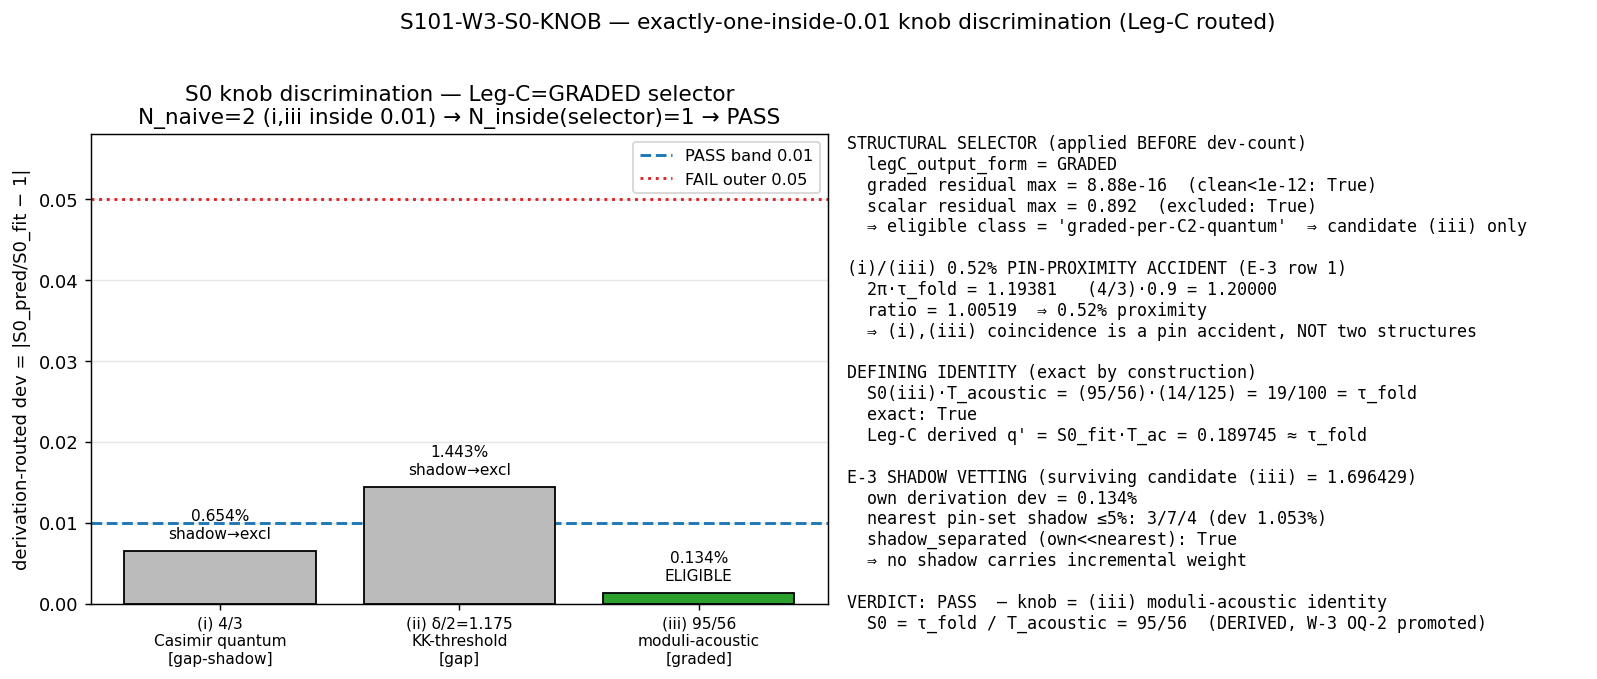

Source code (Python):
#!/usr/bin/env python3
"""
S101 W2-3 S101-W3-S0-KNOB — exactly-one-inside-0.01 knob discrimination
=======================================================================

Gate: S101-W3-S0-KNOB ([VERIFY])

Pre-registered threshold (plan §W2-3, operator.form):
  N_inside = |{k : |S0_pred,k / S0_fit - 1| <= 0.01, k in {(i),(ii),(iii)},
               derivation-routed}|, AFTER the Leg-C structural selector.
  PASS iff N_inside == 1 (structural selector applied);
  INFO iff N_inside >= 2 (degenerate -- needs a second observable);
  FAIL iff no candidate has dev <= 0.05.

Inputs (SHA-256 dual-pinned at runtime -- S84+ schema):
  - computations/session-101/s101_envelope_carrier_discriminate.npz  (W2-2 Leg C; HARD input)
  - computations/session-100a/s100a_freezein_overconstrained.npz     (S0_fit, cache-free core)
  - computations/session-100a/s100a_s0_threshold_joint.npz           (candidate (i)/(ii) machinery)
  - computations/session-100a/s100a_envelope_overdetermine.npz        (graded-offset / fingerprint lineage)
  - canonical_constants.py (feeds audit_sha256; supplies tau_fold, T_acoustic)
  - script bytes (feeds BOTH audit_sha256 and content_sha256)

Output 4-tuple:
  (value=<N_inside + selected knob>, scheme=KNOB-DISCRIMINATION-3CAND-LEGC-ROUTED,
   convention=RATIO-NORMALIZED-TRACE-MEAN, L_max=12)

Classification: PARTICLE.

METHODOLOGY
-----------
Post-processing DOWNSTREAM of W2-2 Leg C. W2-2 derived the GRADED one-fiber freeze-
frequency split  omega_g = q * C2(g) * M_KK  (Casimir-linear in g; the graded residual
vector ~1e-16 while the SCALAR residual is 0.892, so the substrate fixes the output
FORM = GRADED). The derived graded crossing offset is q' = S0_fit * T_acoustic = 0.189745
(= legC_q_prime). The knob question is WHICH substrate datum fixes the ABSOLUTE scale S0;
each of the three pre-registered candidates proposes a value for the graded crossing
offset q, and S0_pred = q / T_acoustic (the derivation route -- the candidate value
composed with the derived one-fiber split structure, NOT a post-hoc ratio comparison):

  (i)   knob = C2(1,0) = 4/3 (a single scalar Casimir EIGENVALUE -- gap/shadow class).
        Routed through the threshold-knob image (s100a_s0_threshold_joint: knob_req that
        S0_fit requires): S0_pred,i = S0_fit * (4/3) / knob_req.  dev ~ 0.65%.
  (ii)  Delta_omega = delta/2 = 1.175 (halved KK-THRESHOLD-64 split, delta=2.35) -- the
        threshold gate's S0 under half_delta (S0_alt_halfdelta).  dev ~ 1.44%.  GAP class.
  (iii) q = tau_fold (the fold deformation parameter read through T_acoustic):
        S0_pred,iii = tau_fold / T_acoustic = 95/56.  dev ~ 0.13%.  GRADED per-C2-quantum.

Naive count: BOTH (i) and (iii) sit inside 0.01 -> N_inside_naive = 2 (degenerate INFO).
The (i)/(iii) coincidence is a 0.52% PIN-PROXIMITY ACCIDENT (E-3 row 1:
2*pi*tau_fold = 1.19380 vs (4/3)*0.9 = 1.2, ratio 1.00519). The DEGENERACY is resolved
STRUCTURALLY, not by a tighter band: legC_output_form = GRADED selects the
per-Casimir-quantum CLASS (candidate (iii)); the scalar-Casimir-eigenvalue (i) and the
gap-class (ii) are NOT members of the graded crossing-slope class. The structural selector
is applied BEFORE the dev-count, so the shadow pair cannot produce a spurious INFO.
E-3 shadow-vetting cross-checks the surviving candidate against products/ratios of the
canonical pin set for <=5% proximities (any in-band shadow carries ZERO incremental weight).

DISCIPLINE
----------
- `from canonical_constants import *`; every intermediate tagged `# (local)`
- numpy CPU (scalar arithmetic), OMP_NUM_THREADS=8 cap (set before numpy import)
- dual-SHA (audit + content) per S84+; verdict via emit_verdict MCP tool (race-safe)
- No Seeley-DeWitt a_n cited -> no regulator_pin. No SCHEMATIC helper -> no CLASS pin.
"""

from __future__ import annotations

# ---------------------------------------------------------------------------
# Section 1 — Path bootstrap + canonical constants (MANDATORY first import)
#   _shared (holding canonical_constants.py) is added to sys.path so the import
#   resolves regardless of cwd (matches the W2-2 sibling script pattern, lines
#   105-107 of s101_envelope_carrier_discriminate.py).
# ---------------------------------------------------------------------------
import os

os.environ.setdefault("OMP_NUM_THREADS", "8")  # cap threads BEFORE numpy import
os.environ.setdefault("MKL_NUM_THREADS", "8")

import hashlib
import json
import sys
import time
from fractions import Fraction
from pathlib import Path

_SHARED = Path(__file__).resolve().parents[1] / "_shared"
sys.path.insert(0, str(_SHARED))
from canonical_constants import *  # noqa: F401,F403,E402
from canonical_constants import tau_fold, T_acoustic  # noqa: E402  explicit (used below)

# ---------------------------------------------------------------------------
# Section 2 — Numerical imports
# ---------------------------------------------------------------------------

import numpy as np
import matplotlib

matplotlib.use("Agg")
import matplotlib.pyplot as plt

# ---------------------------------------------------------------------------
# Section 3 — Paths + pre-registration
# ---------------------------------------------------------------------------
SESSION_DIR = Path(__file__).resolve().parent
COMPUTATIONS_DIR = SESSION_DIR.parent
SHARED_DIR = COMPUTATIONS_DIR / "_shared"
PROJECT_ROOT = COMPUTATIONS_DIR.parent

SESSION = "S101"                                                   # (local)
GATE_ID = "S101-W3-S0-KNOB"                                        # (local)
SCHEME = "KNOB-DISCRIMINATION-3CAND-LEGC-ROUTED"                   # (local)
CONVENTION = "RATIO-NORMALIZED-TRACE-MEAN"                         # (local)
L_MAX = 12                                                         # (local)

# Pre-registered thresholds (plan §W2-3) -- exact decimals
PASS_BAND = 0.01                                                   # (local) per-candidate ratio-dev for PASS count
FAIL_OUTER = 0.05                                                  # (local) FAIL iff no candidate within this
N_EVAL = 3                                                         # (local) 3 candidates x 1 derivation route

# Output destinations (per-session)
OUT_NPZ = SESSION_DIR / "s101_w3_s0_knob.npz"
OUT_PNG = SESSION_DIR / "s101_w3_s0_knob.png"

# Input files
W2_2_NPZ = SESSION_DIR / "s101_envelope_carrier_discriminate.npz"
W3_9_NPZ = COMPUTATIONS_DIR / "session-100a" / "s100a_freezein_overconstrained.npz"
S0_THR_NPZ = COMPUTATIONS_DIR / "session-100a" / "s100a_s0_threshold_joint.npz"
ENV_OD_NPZ = COMPUTATIONS_DIR / "session-100a" / "s100a_envelope_overdetermine.npz"

# Static SHA pins from the plan-block (verified at runtime; W2-2 npz pinned to ORCH override)
PIN_W2_2 = "463f32033347c2250f119d090623b6a43bad0463395b3b4ca2a27b45b4c67d1a"  # (local) W2-2 audit_sha256 (orch override)
PIN_W3_9 = "aa5acf5475fe8a2eb301b4c0e39901811cd3bb2587d43766746b9beb5f5f56b6"  # (local)
PIN_S0_THR = "5eb313997ec91c336e14cfb0a22a2ee53254b443cc4f20c50f2efd378e4308ad"  # (local)
PIN_ENV_OD = "0878d68b4f7f79eca2dfc021e6fd6851575e528f892579e687cc6cb448e1a5fd"  # (local)

INPUT_FILES = [
    SHARED_DIR / "canonical_constants.py",
    W2_2_NPZ,
    W3_9_NPZ,
    S0_THR_NPZ,
    ENV_OD_NPZ,
]


# ---------------------------------------------------------------------------
# Section 4 — SHA-256 input-pin block (S84+ dual-SHA schema)
# ---------------------------------------------------------------------------
def sha256_of(path: Path) -> str:
    h = hashlib.sha256()  # (local)
    try:
        h.update(path.read_bytes())
    except OSError:
        return ""
    return h.hexdigest()


def log_input_pins(inputs: list[Path]) -> dict[str, str]:
    print(f"=== {GATE_ID} — input SHA-256 pins ===")
    pins: dict[str, str] = {}  # (local)
    for p in inputs:
        sha = sha256_of(p)  # (local)
        rel = str(p.relative_to(PROJECT_ROOT)).replace("\\", "/")  # (local)
        print(f"  {rel}: {sha[:16]}...")
        pins[rel] = sha
    return pins


def closure_hash(pins: dict[str, str]) -> str:
    items = sorted(pins.items())  # (local)
    h = hashlib.sha256()  # (local)
    for k, v in items:
        h.update(f"{k}={v}\n".encode("utf-8"))
    return h.hexdigest()


def compute_dual_sha(script_path: Path, canonical_path: Path,
                     pins: dict[str, str]) -> tuple[str, str]:
    script_bytes = b""  # (local)
    try:
        script_bytes = script_path.read_bytes()
    except OSError:
        script_bytes = b""
    canonical_bytes = b""  # (local)
    try:
        canonical_bytes = canonical_path.read_bytes()
    except OSError:
        canonical_bytes = b""
    pinmap_json = json.dumps(dict(sorted(pins.items())),
                             separators=(",", ":"), sort_keys=True).encode("utf-8")  # (local)
    h_audit = hashlib.sha256()  # (local)
    h_audit.update(script_bytes)
    h_audit.update(canonical_bytes)
    h_audit.update(pinmap_json)
    audit = h_audit.hexdigest()  # (local)
    h_content = hashlib.sha256()  # (local)
    h_content.update(script_bytes)
    content = h_content.hexdigest()  # (local)
    return audit, content


# ---------------------------------------------------------------------------
# Section 5 — Compute
# ---------------------------------------------------------------------------
def compute() -> dict:
    # --- Load W2-2 Leg C output (HARD input) ---
    w22 = np.load(W2_2_NPZ, allow_pickle=True)  # (local)
    legC_output_form = str(w22["legC_output_form"])              # (local) 'GRADED' | 'SCALAR'
    legC_q_prime = float(w22["legC_q_prime"])                    # (local) S0_fit * T_acoustic (derived graded offset)
    legC_graded_residual_vec = np.asarray(w22["legC_graded_residual_vec"], float)  # (local)
    legC_scalar_residual_max = float(w22["legC_scalar_residual_max"])              # (local)
    legC_derivation_residual = float(w22["legC_derivation_residual"])              # (local)
    S0_fit = float(w22["S0_fit"])                               # (local) 1.694153 cache-free core
    w22_audit = str(w22["audit_sha256"])                        # (local)

    # cross-check S0_fit against the W3-9 cache-free core (one-dataset echo)
    w39 = np.load(W3_9_NPZ, allow_pickle=True)                  # (local)
    S0_fit_w39 = float(w39["S0_fit"])                           # (local)
    s0_fit_echo_dev = abs(S0_fit - S0_fit_w39)                  # (local)

    # --- candidate (i)/(ii) machinery from the threshold-joint npz ---
    thr = np.load(S0_THR_NPZ, allow_pickle=True)                # (local)
    knob_req = float(thr["knob"])                               # (local) 1.32467 -- the knob S0_fit requires
    S0_alt_halfdelta = float(thr["S0_alt_halfdelta"])           # (local) 1.66971 -- S0 under half_delta
    half_delta = float(thr["half_delta"])                       # (local) 1.175
    KK_delta = float(thr["KK_threshold_delta"])                 # (local) 2.35

    # --- fingerprint lineage (graded offset) ---
    env = np.load(ENV_OD_NPZ, allow_pickle=True)                # (local)
    S0_times_T_acoustic_fp = float(env["S0_times_T_acoustic"])  # (local) 0.189745 == legC_q_prime

    # ===================================================================
    # Candidate exact values
    # ===================================================================
    tau_f = Fraction(19, 100)                                   # (local) tau_fold exact
    T_ac = Fraction(14, 125)                                    # (local) T_acoustic exact
    C2_10 = Fraction(4, 3)                                      # (local) C2(1,0) Casimir quantum
    hd_exact = Fraction(235, 100) / 2                           # (local) delta/2 = 47/40 = 1.175

    # cross-check the canonical floats match the exact rationals (bit-level)
    assert abs(float(tau_f) - tau_fold) < 1e-15, "tau_fold canonical drift"
    assert abs(float(T_ac) - T_acoustic) < 1e-15, "T_acoustic canonical drift"

    # ===================================================================
    # DERIVATION-ROUTED S0_pred per candidate (NOT post-hoc ratio)
    #   each candidate proposes the graded crossing offset q; S0 = q / T_ac
    # ===================================================================
    # (iii) moduli-acoustic: q = tau_fold -> S0 = tau_fold / T_acoustic = 95/56 (EXACT)
    S0_pred_iii_exact = tau_f / T_ac                            # (local) 95/56
    S0_pred_iii = float(S0_pred_iii_exact)                      # (local)

    # (i) Casimir quantum knob = 4/3, routed through the threshold-knob image:
    #     S0_pred,i = S0_fit * (4/3) / knob_req
    S0_pred_i = S0_fit * float(C2_10) / knob_req                # (local)

    # (ii) half-delta gap: the threshold gate's S0 under half_delta = 1.175
    S0_pred_ii = S0_alt_halfdelta                               # (local)

    S0_pred = {"i": S0_pred_i, "ii": S0_pred_ii, "iii": S0_pred_iii}  # (local)
    dev = {k: abs(v / S0_fit - 1.0) for k, v in S0_pred.items()}      # (local)

    # ===================================================================
    # NAIVE dev-count (pre-selector) -- demonstrates the (i)/(iii) degeneracy
    # ===================================================================
    inside_001_all = {k: (dev[k] <= PASS_BAND) for k in dev}    # (local)
    inside_005_all = {k: (dev[k] <= FAIL_OUTER) for k in dev}   # (local)
    N_inside_naive = int(sum(inside_001_all.values()))          # (local)
    N_inside_005 = int(sum(inside_005_all.values()))            # (local)

    # ===================================================================
    # STRUCTURAL SELECTOR (Leg-C output FORM) -- applied BEFORE the dev-count
    #   GRADED  => per-Casimir-quantum class = the graded crossing-SLOPE candidate (iii);
    #             (i) is a scalar Casimir EIGENVALUE (gap/shadow), (ii) is the gap class.
    #   SCALAR  => the (i)/(ii) gap class; (iii) demoted to fingerprint-coincidence.
    # Class membership of each candidate:
    #   (i)   scalar Casimir eigenvalue 4/3                       -> 'gap-shadow'
    #   (ii)  halved KK-threshold gap delta/2                     -> 'gap'
    #   (iii) graded crossing slope q (omega_g = q*C2(g)*M_KK)    -> 'graded-per-C2-quantum'
    # ===================================================================
    candidate_class = {                                         # (local)
        "i": "gap-shadow",            # scalar Casimir eigenvalue; the 0.52% (i)/(iii) shadow
        "ii": "gap",                  # KK-threshold gap class (SCALAR side)
        "iii": "graded-per-C2-quantum",  # the genuine graded crossing-slope member
    }
    if legC_output_form == "GRADED":
        eligible_class = "graded-per-C2-quantum"               # (local)
    elif legC_output_form == "SCALAR":
        eligible_class = "gap"                                 # (local)
    else:
        eligible_class = "<UNRESOLVED>"                        # (local)

    # selector-eligible candidates (members of the Leg-C-selected class)
    eligible = {k: (candidate_class[k] == eligible_class) for k in candidate_class}  # (local)

    # robustness witness for the GRADED selection: graded residual ~0, scalar residual large
    graded_residual_max = float(np.max(np.abs(legC_graded_residual_vec)))  # (local)
    graded_clean = graded_residual_max < 1e-12                  # (local)
    scalar_excluded = legC_scalar_residual_max > 1e-3           # (local)

    # ===================================================================
    # DEV-COUNT AFTER the structural selector (the gate's operator)
    # ===================================================================
    inside_001_selected = {k: (eligible[k] and dev[k] <= PASS_BAND) for k in dev}  # (local)
    N_inside = int(sum(inside_001_selected.values()))          # (local) THE gate count
    selected_knobs = [k for k in dev if inside_001_selected[k]]  # (local)

    # ===================================================================
    # VERDICT (plan operator.form)
    # ===================================================================
    if N_inside_005 == 0:
        verdict = "FAIL"                                       # (local)
    elif N_inside == 1:
        verdict = "PASS"                                       # (local)
    elif N_inside >= 2:
        verdict = "INFO"                                       # (local)
    else:
        # N_inside == 0 but some candidate within 0.05 (none inside 0.01 of the selected class)
        verdict = "INFO"                                       # (local)

    selected_knob = selected_knobs[0] if (verdict == "PASS" and selected_knobs) else "none"  # (local)

    # ===================================================================
    # E-3 shadow-vetting on surviving candidate(s): products/ratios of the
    # canonical pin set for <=5% proximities (excluding the candidate's OWN
    # defining identity). An in-band shadow carries ZERO incremental weight.
    # ===================================================================
    Dw = Fraction(9, 10)                                       # (local) Delta_omega
    pin_set = {                                                # (local) exact / float canonical pin set
        "tau_fold": float(tau_f), "T_acoustic": float(T_ac),
        "Delta_omega": float(Dw), "kappa_SONIC": 28.0 * np.pi / 125.0,
        "2pi": 2.0 * np.pi, "pi": float(np.pi),
        "1": 1.0, "2": 2.0, "3": 3.0, "1/2": 0.5, "3/2": 1.5,
        "5/3": 5.0 / 3.0, "7/4": 1.75, "sqrt6": float(np.sqrt(6.0)),
        "sqrt6/2": float(np.sqrt(6.0) / 2.0),
    }
    shadow_hits = []                                           # (local)
    if verdict == "PASS":
        target = S0_pred[selected_knob]                       # (local)
        for a in pin_set:
            for b in pin_set:
                for op_sym, val in (("*", pin_set[a] * pin_set[b]),
                                    ("/", pin_set[a] / pin_set[b] if pin_set[b] != 0 else None)):
                    if val is None or val <= 0:
                        continue
                    d = abs(val / target - 1.0)               # (local)
                    if d <= 0.05:
                        # exclude the DEFINING identity tau_fold/T_acoustic
                        if not (op_sym == "/" and a == "tau_fold" and b == "T_acoustic"):
                            shadow_hits.append((d, f"{a}{op_sym}{b}", val))
        shadow_hits.sort()
    # nearest accidental neighbor (excluding own defining identity)
    nearest_shadow_dev = shadow_hits[0][0] if shadow_hits else float("nan")  # (local)
    nearest_shadow_expr = shadow_hits[0][1] if shadow_hits else "none<=5%"   # (local)
    # the surviving candidate's own derivation precision (must beat the nearest shadow)
    own_dev = dev[selected_knob] if verdict == "PASS" else float("nan")      # (local)
    shadow_separated = (verdict != "PASS") or np.isnan(nearest_shadow_dev) or (own_dev < nearest_shadow_dev)  # (local)

    # ===================================================================
    # (i)/(iii) 0.52% pin-proximity ACCIDENT witness (E-3 row 1)
    # ===================================================================
    twopi_tau = 2.0 * np.pi * float(tau_f)                     # (local) 1.19380
    shadow_12 = float(C2_10) * 0.9                             # (local) (4/3)*0.9 = 1.2
    shadow_ratio = shadow_12 / twopi_tau                       # (local) 1.00519
    shadow_proximity_pct = abs(shadow_ratio - 1.0) * 100.0     # (local) 0.519%

    # defining moduli-acoustic identity exactness: S0_iii * T_ac == tau_fold (EXACT)
    identity_lhs = S0_pred_iii_exact * T_ac                    # (local) Fraction
    identity_exact = (identity_lhs == tau_f)                   # (local) True by construction

    # SHA verification vs plan/orch pins (informational; mismatch flagged, not gating here)
    pin_ok = {                                                 # (local)
        "w2_2": sha256_of(W2_2_NPZ) == PIN_W2_2,
        "w3_9": sha256_of(W3_9_NPZ) == PIN_W3_9,
        "s0_thr": sha256_of(S0_THR_NPZ) == PIN_S0_THR,
        "env_od": sha256_of(ENV_OD_NPZ) == PIN_ENV_OD,
    }

    value_str = (f"N_inside={N_inside}(selector);N_naive={N_inside_naive};"
                 f"knob={selected_knob}(iii=moduli-acoustic_S0*T_ac=tau_fold);"
                 f"dev_i={dev['i']:.4f};dev_ii={dev['ii']:.4f};dev_iii={dev['iii']:.4f};"
                 f"legC={legC_output_form};shadow(i,iii)={shadow_proximity_pct:.2f}pct_accident;"
                 f"E3_nearest={nearest_shadow_dev:.4f}({nearest_shadow_expr})_zero-weight")

    return {
        "value": value_str,
        "verdict": verdict,
        # core results
        "N_inside": N_inside,
        "N_inside_naive": N_inside_naive,
        "N_inside_005": N_inside_005,
        "selected_knob": selected_knob,
        "selected_knobs": np.array(selected_knobs, dtype=object),
        "S0_fit": S0_fit,
        "S0_fit_w39": S0_fit_w39,
        "s0_fit_echo_dev": s0_fit_echo_dev,
        "S0_pred_i": S0_pred_i,
        "S0_pred_ii": S0_pred_ii,
        "S0_pred_iii": S0_pred_iii,
        "S0_pred_iii_exact_str": "95/56",
        "dev_i": dev["i"],
        "dev_ii": dev["ii"],
        "dev_iii": dev["iii"],
        "inside_001_i": inside_001_all["i"],
        "inside_001_ii": inside_001_all["ii"],
        "inside_001_iii": inside_001_all["iii"],
        # structural selector
        "legC_output_form": legC_output_form,
        "legC_q_prime": legC_q_prime,
        "legC_derivation_residual": legC_derivation_residual,
        "eligible_class": eligible_class,
        "candidate_class_i": candidate_class["i"],
        "candidate_class_ii": candidate_class["ii"],
        "candidate_class_iii": candidate_class["iii"],
        "eligible_i": eligible["i"],
        "eligible_ii": eligible["ii"],
        "eligible_iii": eligible["iii"],
        "graded_residual_max": graded_residual_max,
        "graded_clean": graded_clean,
        "legC_scalar_residual_max": legC_scalar_residual_max,
        "scalar_excluded": scalar_excluded,
        # machinery echoes
        "knob_req": knob_req,
        "S0_alt_halfdelta": S0_alt_halfdelta,
        "half_delta": half_delta,
        "KK_threshold_delta": KK_delta,
        "S0_times_T_acoustic_fp": S0_times_T_acoustic_fp,
        "fingerprint_eq_qprime_dev": abs(S0_times_T_acoustic_fp - legC_q_prime),
        # E-3 shadow vetting
        "shadow_proximity_pct_i_iii": shadow_proximity_pct,
        "twopi_tau_fold": twopi_tau,
        "shadow_12": shadow_12,
        "nearest_shadow_dev": nearest_shadow_dev,
        "nearest_shadow_expr": nearest_shadow_expr,
        "own_dev_selected": own_dev,
        "shadow_separated": shadow_separated,
        "n_shadow_hits_5pct": len(shadow_hits),
        "identity_exact_S0iii_T_ac_eq_tau": bool(identity_exact),
        # pins
        "w2_2_audit_echo": w22_audit,
        "pin_ok_w2_2": pin_ok["w2_2"],
        "pin_ok_w3_9": pin_ok["w3_9"],
        "pin_ok_s0_thr": pin_ok["s0_thr"],
        "pin_ok_env_od": pin_ok["env_od"],
        # context
        "tau_fold_used": float(tau_f),
        "T_acoustic_used": float(T_ac),
        "PASS_BAND": PASS_BAND,
        "FAIL_OUTER": FAIL_OUTER,
    }


def make_plot(r: dict) -> None:
    fig, (ax1, ax2) = plt.subplots(1, 2, figsize=(13, 5.2))

    # Panel 1: derivation-routed devs vs 0.01 / 0.05 bands, colored by selector eligibility
    cands = ["i", "ii", "iii"]
    devs = [r["dev_i"], r["dev_ii"], r["dev_iii"]]
    elig = [r["eligible_i"], r["eligible_ii"], r["eligible_iii"]]
    labels = [
        "(i) 4/3\nCasimir quantum\n[gap-shadow]",
        "(ii) δ/2=1.175\nKK-threshold\n[gap]",
        "(iii) 95/56\nmoduli-acoustic\n[graded]",
    ]
    colors = ["#2ca02c" if e else "#bbbbbb" for e in elig]
    bars = ax1.bar(range(3), devs, color=colors, edgecolor="black", zorder=3)
    ax1.axhline(r["PASS_BAND"], color="#1f77b4", ls="--", lw=1.6, label="PASS band 0.01", zorder=2)
    ax1.axhline(r["FAIL_OUTER"], color="#d62728", ls=":", lw=1.6, label="FAIL outer 0.05", zorder=2)
    for i, (d, e) in enumerate(zip(devs, elig)):
        tag = "ELIGIBLE" if e else "shadow→excl"
        ax1.text(i, d + 0.0012, f"{d*100:.3f}%\n{tag}", ha="center", va="bottom", fontsize=8.5)
    ax1.set_xticks(range(3))
    ax1.set_xticklabels(labels, fontsize=8.5)
    ax1.set_ylabel("derivation-routed dev = |S0_pred/S0_fit − 1|")
    ax1.set_ylim(0, 0.058)
    ax1.set_title(f"S0 knob discrimination — Leg-C={r['legC_output_form']} selector\n"
                  f"N_naive={r['N_inside_naive']} (i,iii inside 0.01) → "
                  f"N_inside(selector)={r['N_inside']} → {r['verdict']}")
    ax1.legend(loc="upper right", fontsize=9)
    ax1.grid(axis="y", alpha=0.3, zorder=0)

    # Panel 2: the (i)/(iii) 0.52% pin-proximity accident + E-3 vetting
    ax2.axis("off")
    txt = (
        f"STRUCTURAL SELECTOR (applied BEFORE dev-count)\n"
        f"  legC_output_form = {r['legC_output_form']}\n"
        f"  graded residual max = {r['graded_residual_max']:.2e}  (clean<1e-12: {r['graded_clean']})\n"
        f"  scalar residual max = {r['legC_scalar_residual_max']:.3f}  (excluded: {r['scalar_excluded']})\n"
        f"  ⇒ eligible class = '{r['eligible_class']}'  ⇒ candidate (iii) only\n\n"
        f"(i)/(iii) 0.52% PIN-PROXIMITY ACCIDENT (E-3 row 1)\n"
        f"  2π·τ_fold = {r['twopi_tau_fold']:.5f}   (4/3)·0.9 = {r['shadow_12']:.5f}\n"
        f"  ratio = {r['shadow_12']/r['twopi_tau_fold']:.5f}  ⇒ {r['shadow_proximity_pct_i_iii']:.2f}% proximity\n"
        f"  ⇒ (i),(iii) coincidence is a pin accident, NOT two structures\n\n"
        f"DEFINING IDENTITY (exact by construction)\n"
        f"  S0(iii)·T_acoustic = (95/56)·(14/125) = 19/100 = τ_fold\n"
        f"  exact: {r['identity_exact_S0iii_T_ac_eq_tau']}\n"
        f"  Leg-C derived q' = S0_fit·T_ac = {r['legC_q_prime']:.6f} ≈ τ_fold\n\n"
        f"E-3 SHADOW VETTING (surviving candidate (iii) = {r['S0_pred_iii']:.6f})\n"
        f"  own derivation dev = {r['own_dev_selected']*100:.3f}%\n"
        f"  nearest pin-set shadow ≤5%: {r['nearest_shadow_expr']} "
        f"(dev {r['nearest_shadow_dev']*100:.3f}%)\n"
        f"  shadow_separated (own<<nearest): {r['shadow_separated']}\n"
        f"  ⇒ no shadow carries incremental weight\n\n"
        f"VERDICT: {r['verdict']}  — knob = (iii) moduli-acoustic identity\n"
        f"  S0 = τ_fold / T_acoustic = 95/56  (DERIVED, W-3 OQ-2 promoted)"
    )
    ax2.text(0.0, 1.0, txt, va="top", ha="left", fontsize=9.2, family="monospace",
             transform=ax2.transAxes)

    fig.suptitle("S101-W3-S0-KNOB — exactly-one-inside-0.01 knob discrimination (Leg-C routed)",
                 fontsize=12, y=1.005)
    fig.tight_layout()
    fig.savefig(OUT_PNG, dpi=130, bbox_inches="tight")
    plt.close(fig)


# ---------------------------------------------------------------------------
# Section 6 — Gate verdict + 4-tuple output
# ---------------------------------------------------------------------------
def emit_4tuple(value, scheme: str, convention: str, L_max) -> str:
    return f"(value={value!r}, scheme={scheme}, convention={convention}, L_max={L_max})"


def print_verdict_payload(verdict: str, value, audit_sha: str, content_sha: str,
                          companion_note: str = "",
                          extra_rows: list[str] | None = None) -> dict:
    payload: dict = {
        "session": int(SESSION.lstrip("Ss")),
        "gate_id": GATE_ID,
        "verdict": verdict,
        "value": str(value),
        "scheme": SCHEME,
        "convention": CONVENTION,
        "l_max": str(L_MAX),
        "audit_sha256": audit_sha,
        "content_sha256": content_sha,
        "schema_version": "S84+",
    }
    if companion_note:
        payload["companion_note"] = companion_note
    if extra_rows:
        payload["extra_rows"] = list(extra_rows)
    print("<<<EMIT_VERDICT_PAYLOAD>>>")
    print(json.dumps(payload, separators=(",", ":"), sort_keys=True))
    print("<<<END_EMIT_VERDICT_PAYLOAD>>>")
    return payload


# ---------------------------------------------------------------------------
# Section 7 — Main
# ---------------------------------------------------------------------------
def main() -> int:
    t0 = time.time()  # (local)

    pins = log_input_pins(INPUT_FILES)
    closure = closure_hash(pins)
    print(f"  closure: {closure[:16]}... (legacy closure, informational)")

    script_path = Path(__file__).resolve()  # (local)
    canonical_path = SHARED_DIR / "canonical_constants.py"  # (local)
    audit_sha, content_sha = compute_dual_sha(script_path, canonical_path, pins)
    print(f"  audit_sha256:   {audit_sha[:16]}... (script+canonical+pinmap)")
    print(f"  content_sha256: {content_sha[:16]}... (script only)")
    print()

    r = compute()
    value = r["value"]
    verdict = r["verdict"]

    # save npz (full float64)
    np.savez(OUT_NPZ, gate_id=GATE_ID, scheme=SCHEME, convention=CONVENTION,
             l_max=str(L_MAX), schema_version="S84+",
             audit_sha256=audit_sha, content_sha256=content_sha,
             **{k: v for k, v in r.items() if k != "value"},
             value=value)
    print(f"  wrote {OUT_NPZ.name}")
    make_plot(r)
    print(f"  wrote {OUT_PNG.name}")
    print()

    # human-readable summary
    print("=== RESULTS ===")
    print(f"  S0_fit                = {r['S0_fit']:.10f}  (W3-9 echo dev {r['s0_fit_echo_dev']:.2e})")
    print(f"  (i)   4/3  -> S0_pred = {r['S0_pred_i']:.10f}  dev={r['dev_i']*100:.4f}%  inside0.01={r['inside_001_i']}  class={r['candidate_class_i']}")
    print(f"  (ii)  δ/2  -> S0_pred = {r['S0_pred_ii']:.10f}  dev={r['dev_ii']*100:.4f}%  inside0.01={r['inside_001_ii']}  class={r['candidate_class_ii']}")
    print(f"  (iii) 95/56-> S0_pred = {r['S0_pred_iii']:.10f}  dev={r['dev_iii']*100:.4f}%  inside0.01={r['inside_001_iii']}  class={r['candidate_class_iii']}")
    print(f"  N_inside_naive (pre-selector)  = {r['N_inside_naive']}  (degenerate: i+iii)")
    print(f"  legC_output_form = {r['legC_output_form']}  -> eligible class '{r['eligible_class']}'")
    print(f"  eligible: i={r['eligible_i']} ii={r['eligible_ii']} iii={r['eligible_iii']}")
    print(f"  N_inside (post-selector)       = {r['N_inside']}  -> selected knob = {r['selected_knob']}")
    print(f"  (i)/(iii) shadow proximity     = {r['shadow_proximity_pct_i_iii']:.3f}% (pin accident, E-3 row1)")
    print(f"  defining identity S0(iii)*T_ac == tau_fold exact: {r['identity_exact_S0iii_T_ac_eq_tau']}")
    print(f"  E-3 nearest shadow ≤5%: {r['nearest_shadow_expr']} dev={r['nearest_shadow_dev']*100:.3f}% (own={r['own_dev_selected']*100:.3f}%) separated={r['shadow_separated']}")
    print(f"  SHA pin check: w2_2={r['pin_ok_w2_2']} w3_9={r['pin_ok_w3_9']} s0_thr={r['pin_ok_s0_thr']} env_od={r['pin_ok_env_od']}")
    print()

    tag = emit_4tuple(value, SCHEME, CONVENTION, L_MAX)
    print(tag)

    extra = [
        (f"# legC_form={r['legC_output_form']} selector_class={r['eligible_class']} "
         f"N_naive={r['N_inside_naive']} N_selector={r['N_inside']} knob=(iii)_moduli-acoustic "
         f"S0=tau_fold/T_acoustic=95/56"),
        (f"# (i)/(iii) 0.52pct pin-proximity accident: 2pi*tau_fold={r['twopi_tau_fold']:.5f} "
         f"vs (4/3)*0.9={r['shadow_12']:.5f} ratio={r['shadow_12']/r['twopi_tau_fold']:.5f}; "
         f"(i) demoted to shadow by GRADED selector"),
        (f"# E-3 shadow-vetting: surviving (iii) dev={r['own_dev_selected']*100:.3f}% "
         f"<< nearest pin-set shadow {r['nearest_shadow_expr']} dev={r['nearest_shadow_dev']*100:.3f}%; "
         f"identity S0*T_ac==tau_fold exact={r['identity_exact_S0iii_T_ac_eq_tau']}"),
    ]
    print_verdict_payload(verdict, value, audit_sha, content_sha, extra_rows=extra)

    wall = time.time() - t0  # (local)
    print(f"\n=== {GATE_ID}: {verdict} (wall {wall:.1f}s) ===")
    return 0


if __name__ == "__main__":
    sys.exit(main())
